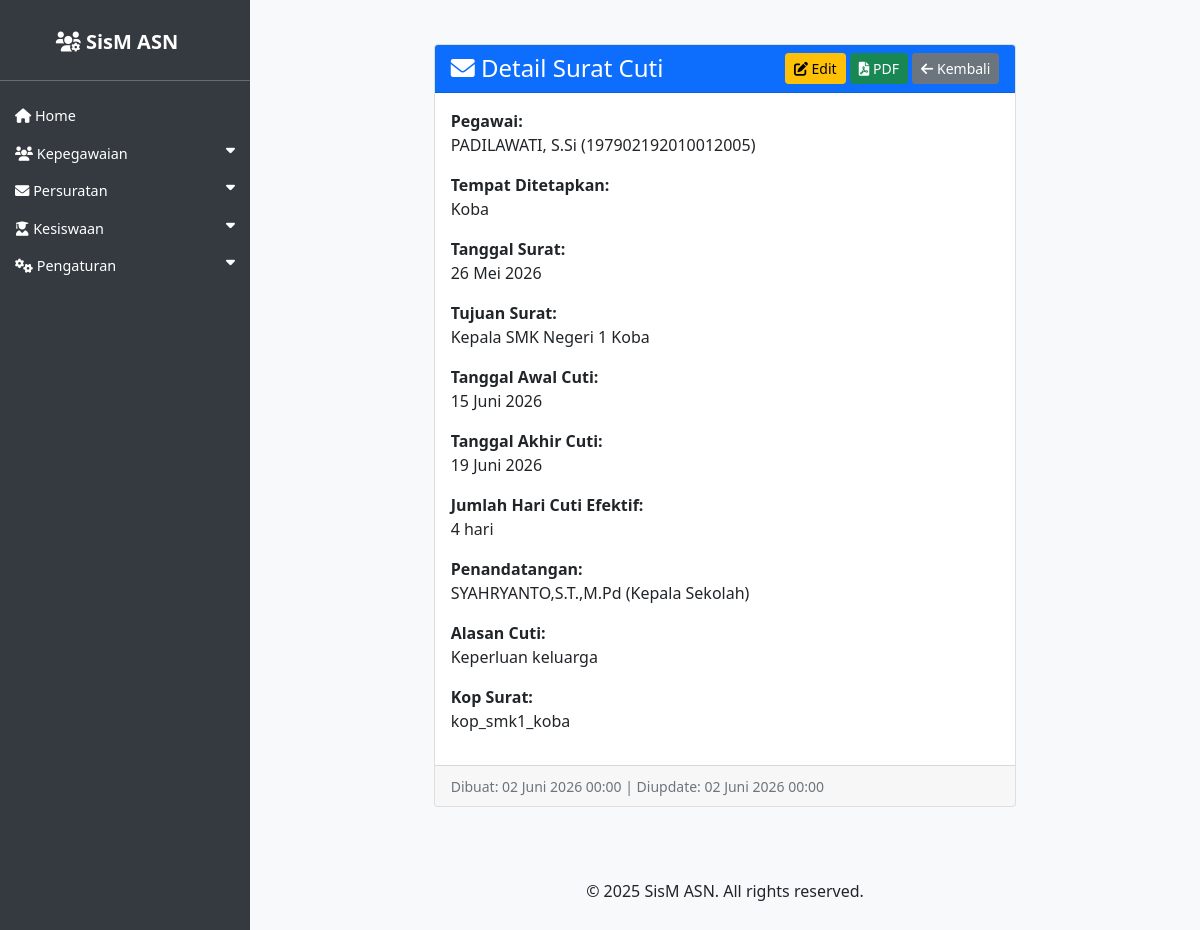
The page /asn/surat_cuti/57/ on the database as committed earlier.
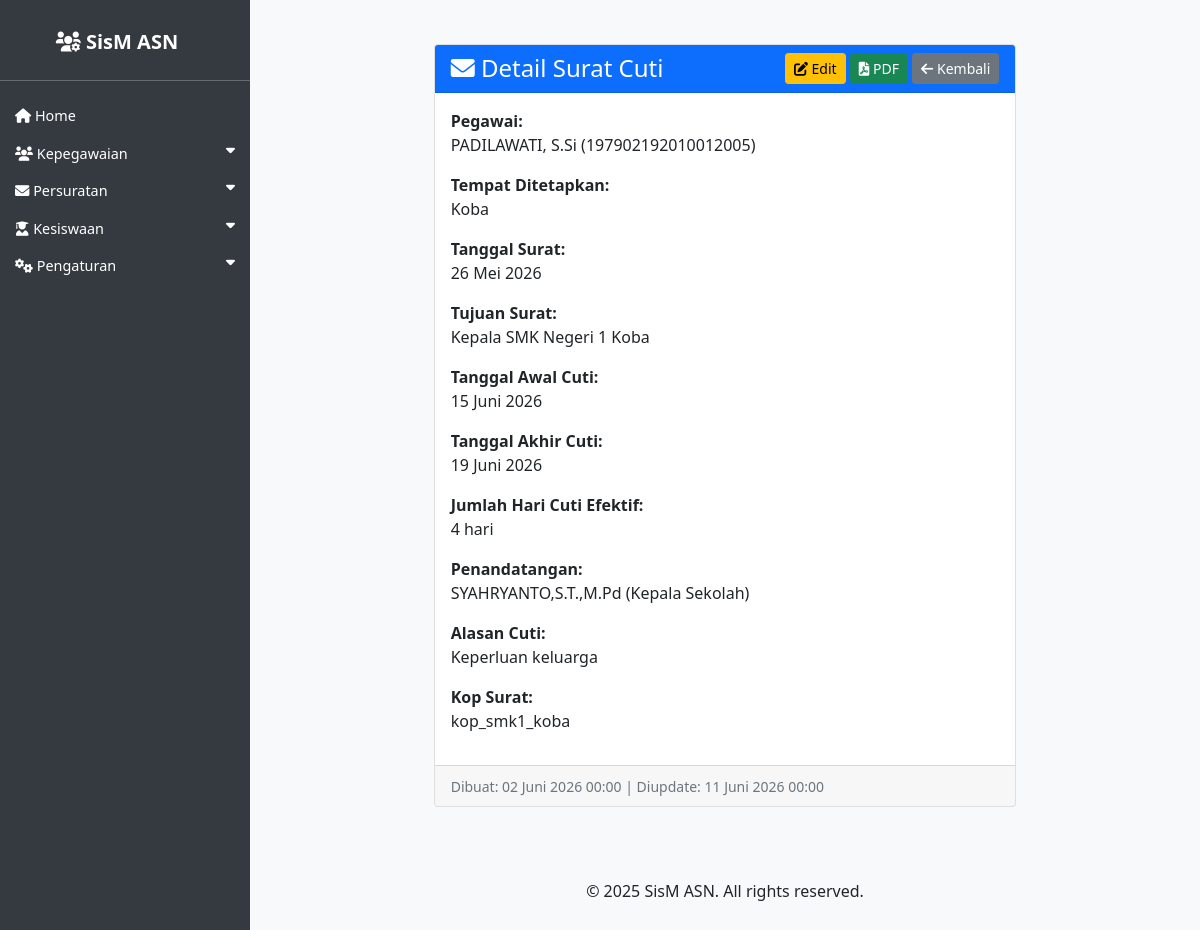
The same page on the database as committed later.
### asn_app/models.py (models this page shows, shortened)
class SuratCuti(models.Model):
    JENIS_CUTI_CHOICES = [
        ('Cuti Tahunan', 'Cuti Tahunan'),
        ('Cuti Sakit', 'Cuti Sakit'),
        ('Cuti Alasan Penting', 'Cuti Alasan Penting'),
        ('Cuti Diluar Tanggungan Negara', 'Cuti Diluar Tanggungan Negara'),
        ('Cuti Melahirkan', 'Cuti Melahirkan'),
        ('Cuti Besar', 'Cuti Besar'),
    ]
    tempat_ditetapkan = models.CharField(max_length=100, verbose_name='Tempat Ditetapkan')
    tanggal_surat = models.DateField(verbose_name='Tanggal Surat')
    nomor_surat = models.CharField(max_length=100, blank=True, null=True, verbose_name='Nomor Surat')
    sifat_surat = models.CharField(max_length=100, blank=True, null=True, verbose_name='Sifat Surat')
    lampiran_surat = models.CharField(max_length=100, blank=True, null=True, verbose_name='Lampiran Surat')
    perihal_surat = models.CharField(max_length=255, blank=True, null=True, verbose_name='Perihal Surat')
    tujuan_surat = models.CharField(max_length=200, verbose_name='Tujuan Surat')
    jenis_cuti = models.CharField(max_length=50, choices=JENIS_CUTI_CHOICES, default='Cuti Tahunan', verbose_name='Jenis Cuti')
    pegawai = models.ForeignKey(ASN, on_delete=models.CASCADE, related_name='surat_cuti_pegawai', verbose_name='Pegawai')
    tanggal_awal = models.DateField(verbose_name='Tanggal Awal Cuti')
    tanggal_akhir = models.DateField(verbose_name='Tanggal Akhir Cuti')
    alasan_cuti = models.TextField(blank=True, null=True, verbose_name='Alasan Cuti')
    penandatangan = models.ForeignKey(ASN, on_delete=models.SET_NULL, null=True, blank=True, related_name='surat_cuti_penandatangan', verbose_name='Penandatangan')
    kop_surat = models.ForeignKey(KopSurat, on_delete=models.SET_NULL, null=True, blank=True, verbose_name='Kop Surat')
    created_at = models.DateTimeField(auto_now_add=True)
    updated_at = models.DateTimeField(auto_now=True)
    class Meta:
        verbose_name_plural = "Surat Cuti"
        ordering = ['-tanggal_surat']
    def calculate_effective_leave_days(self):
        if not self.tanggal_awal or not self.tanggal_akhir:
            return 0
        holidays = set(
            HariLibur.objects.filter(
                tanggal__gte=self.tanggal_awal,
                tanggal__lte=self.tanggal_akhir
            ).values_list('tanggal', flat=True)
        )
        total_days = 0
        current_date = self.tanggal_awal
        while current_date <= self.tanggal_akhir:
            if current_date.weekday() < 5 and current_date not in holidays:
                total_days += 1
            current_date += timedelta(days=1)
        return total_days

class ASN(models.Model):
    JENIS_KELAMIN_CHOICES = [
        ('L', 'Laki-laki'),
        ('P', 'Perempuan'),
    ]
    AGAMA_CHOICES = [
        ('ISLAM', 'Islam'),
        ('KRISTEN', 'Kristen'),
        ('KATOLIK', 'Katolik'),
        ('HINDU', 'Hindu'),
        ('BUDDHA', 'Buddha'),
        ('KONGHUCU', 'Konghucu'),
    ]
    nip = models.CharField(max_length=18, unique=True, null=True, blank=True)
    nama = models.CharField(max_length=100)
    tempat_lahir = models.CharField(max_length=50)
    tanggal_lahir = models.DateField()
    jenis_kelamin = models.CharField(max_length=1, choices=JENIS_KELAMIN_CHOICES)
    agama = models.CharField(max_length=10, choices=AGAMA_CHOICES)
    alamat = models.TextField()
    email = models.EmailField()
    telepon = models.CharField(max_length=15)
    jabatan = models.CharField(max_length=100)
    pangkat = models.CharField(max_length=50, null=True, blank=True)
    golongan = models.CharField(max_length=5, null=True, blank=True)
    nama_istri_suami = models.CharField(max_length=100, blank=True, null=True, verbose_name='Nama Istri/Suami')
    unit_kerja = models.CharField(max_length=100)
    foto = models.ImageField(upload_to='asn_fotos/', blank=True, null=True)
    created_at = models.DateTimeField(auto_now_add=True)
    updated_at = models.DateTimeField(auto_now=True)

class KopSurat(models.Model):
    nama = models.CharField(max_length=100, verbose_name='Nama Kop Surat')
    gambar = models.ImageField(upload_to='kop_surat/', verbose_name='Gambar Kop Surat')
    deskripsi = models.TextField(blank=True, null=True, verbose_name='Deskripsi')
    created_at = models.DateTimeField(auto_now_add=True)
    updated_at = models.DateTimeField(auto_now=True)

### asn_app/views.py (the view)
# urls.py: path('surat_cuti/<int:pk>/', views.SuratCutiDetailView.as_view(), name='surat_cuti_detail'),
class SuratCutiDetailView(DetailView):
    model = SuratCuti
    template_name = 'asn_app/surat_cuti_detail.html'
    context_object_name = 'surat_cuti'

### asn_app/templates/asn_app/surat_cuti_detail.html (shortened to what the changed rows need)
{% extends 'asn_app/base.html' %}
{% load indonesian_date_tags %}
{% block content %}
<div class="container mt-4">
    <div class="row">
        <div class="col-lg-8 mx-auto">
            <div class="card">
                <div class="card-body">
                    <div class="row">
                        <div class="col-md-12">
                            <div class="mb-3">
                                <strong>Pegawai:</strong><br>
                                {{ surat_cuti.pegawai.nama }} ({{ surat_cuti.pegawai.nip }})
                            </div>
                            <div class="mb-3">
                                <strong>Tempat Ditetapkan:</strong><br>
                                {{ surat_cuti.tempat_ditetapkan }}
                            </div>
                            <div class="mb-3">
                                <strong>Tanggal Surat:</strong><br>
                                {{ surat_cuti.tanggal_surat|indonesian_date:"%d %B %Y" }}
                            </div>
                            <div class="mb-3">
                                <strong>Tujuan Surat:</strong><br>
                                {{ surat_cuti.tujuan_surat }}
                            </div>
                            <div class="mb-3">
                                <strong>Tanggal Awal Cuti:</strong><br>
                                {{ surat_cuti.tanggal_awal|indonesian_date:"%d %B %Y" }}
                            </div>
                            <div class="mb-3">
                                <strong>Tanggal Akhir Cuti:</strong><br>
                                {{ surat_cuti.tanggal_akhir|indonesian_date:"%d %B %Y" }}
                            </div>
                            <div class="mb-3">
                                <strong>Jumlah Hari Cuti Efektif:</strong><br>
                                {{ surat_cuti.calculate_effective_leave_days }} hari
                            </div>
                            <div class="mb-3">
                                <strong>Penandatangan:</strong><br>
                                {% if surat_cuti.penandatangan %}{{ surat_cuti.penandatangan.nama }} ({{ surat_cuti.penandatangan.jabatan }}){% else %}-{% endif %}
                            </div>
                            <div class="mb-3">
                                <strong>Alasan Cuti:</strong><br>
                                {% if surat_cuti.alasan_cuti %}{{ surat_cuti.alasan_cuti|linebreaksbr }}{% else %}-{% endif %}
                            </div>
                            <div class="mb-3">
                                <strong>Kop Surat:</strong><br>
                                {% if surat_cuti.kop_surat %}{{ surat_cuti.kop_surat.nama }}{% else %}-{% endif %}
                            </div>
                        </div>
                    </div>
                </div>
                <div class="card-footer text-muted">
                    <small>
                        Dibuat: {{ surat_cuti.created_at|indonesian_datetime:"%d %B %Y %H:%M" }} |
                        Diupdate: {{ surat_cuti.updated_at|indonesian_datetime:"%d %B %Y %H:%M" }}
                    </small>
                </div>
            </div>
        </div>
    </div>
</div>
{% endblock %}

Rows that differ between the two databases and show on the page:
changed SuratCuti "Koba": updated_at|indonesian_datetime "02 Juni 2026 00:00" → "11 Juni 2026 00:00"
